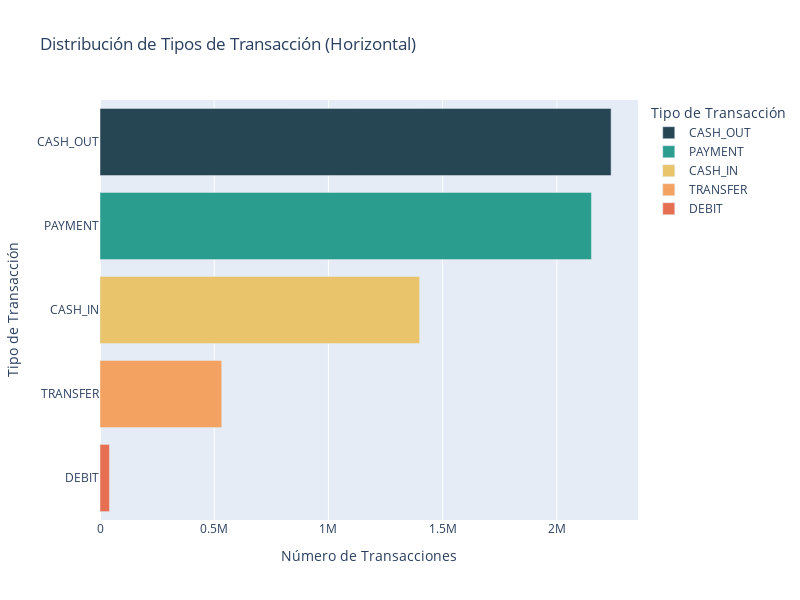

Notebook code cell kept with this figure:
### Markdown cell above
#### Variable: tipo

### Code cell
# Gráfico para visualizar la distribución del tipo de transacciones
counts = df['tipo'].value_counts().reset_index()
counts.columns = ['tipo', 'frecuencia']
color_palette = ['#264653', '#2a9d8f', '#e9c46a', '#f4a261', '#e76f51']

fig = px.bar(
    counts,
    x='frecuencia',
    y='tipo',
    orientation='h',
    color='tipo',
    color_discrete_sequence=color_palette,
    title='Distribución de Tipos de Transacción (Horizontal)',
    labels={
        'tipo': 'Tipo de Transacción',
        'frecuencia': 'Número de Transacciones'
    }
)

fig.update_layout(
    width=800,     # Ajustar ancho
    height=600,    # Ajustar alto
    bargap=0.2     # Espacio entre barras
)

fig.show()

### Figure 1 — Plotly figure (JSON) as saved in the notebook; plotly's stock layout.template omitted (floating-point values rounded to 4 significant figures)
{"data": [{"alignmentgroup": "True", "hovertemplate": "Tipo de Transacción=%{y}<br>Número de Transacciones=%{x}<extra></extra>", "legendgroup": "CASH_OUT", "marker": {"color": "#264653", "pattern": {"shape": ""}}, "name": "CASH_OUT", "offsetgroup": "CASH_OUT", "orientation": "h", "showlegend": true, "textposition": "auto", "type": "bar", "x": [2237463], "xaxis": "x", "y": ["CASH_OUT"], "yaxis": "y"}, {"alignmentgroup": "True", "hovertemplate": "Tipo de Transacción=%{y}<br>Número de Transacciones=%{x}<extra></extra>", "legendgroup": "PAYMENT", "marker": {"color": "#2a9d8f", "pattern": {"shape": ""}}, "name": "PAYMENT", "offsetgroup": "PAYMENT", "orientation": "h", "showlegend": true, "textposition": "auto", "type": "bar", "x": [2151458], "xaxis": "x", "y": ["PAYMENT"], "yaxis": "y"}, {"alignmentgroup": "True", "hovertemplate": "Tipo de Transacción=%{y}<br>Número de Transacciones=%{x}<extra></extra>", "legendgroup": "CASH_IN", "marker": {"color": "#e9c46a", "pattern": {"shape": ""}}, "name": "CASH_IN", "offsetgroup": "CASH_IN", "orientation": "h", "showlegend": true, "textposition": "auto", "type": "bar", "x": [1399270], "xaxis": "x", "y": ["CASH_IN"], "yaxis": "y"}, {"alignmentgroup": "True", "hovertemplate": "Tipo de Transacción=%{y}<br>Número de Transacciones=%{x}<extra></extra>", "legendgroup": "TRANSFER", "marker": {"color": "#f4a261", "pattern": {"shape": ""}}, "name": "TRANSFER", "offsetgroup": "TRANSFER", "orientation": "h", "showlegend": true, "textposition": "auto", "type": "bar", "x": [532897], "xaxis": "x", "y": ["TRANSFER"], "yaxis": "y"}, {"alignmentgroup": "True", "hovertemplate": "Tipo de Transacción=%{y}<br>Número de Transacciones=%{x}<extra></extra>", "legendgroup": "DEBIT", "marker": {"color": "#e76f51", "pattern": {"shape": ""}}, "name": "DEBIT", "offsetgroup": "DEBIT", "orientation": "h", "showlegend": true, "textposition": "auto", "type": "bar", "x": [41432], "xaxis": "x", "y": ["DEBIT"], "yaxis": "y"}], "layout": {"bargap": 0.2, "barmode": "relative", "height": 600, "legend": {"title": {"text": "Tipo de Transacción"}, "tracegroupgap": 0}, "title": {"text": "Distribución de Tipos de Transacción (Horizontal)"}, "width": 800, "xaxis": {"anchor": "y", "domain": [0, 1], "title": {"text": "Número de Transacciones"}}, "yaxis": {"anchor": "x", "categoryarray": ["DEBIT", "TRANSFER", "CASH_IN", "PAYMENT", "CASH_OUT"], "categoryorder": "array", "domain": [0, 1], "title": {"text": "Tipo de Transacción"}}}}
